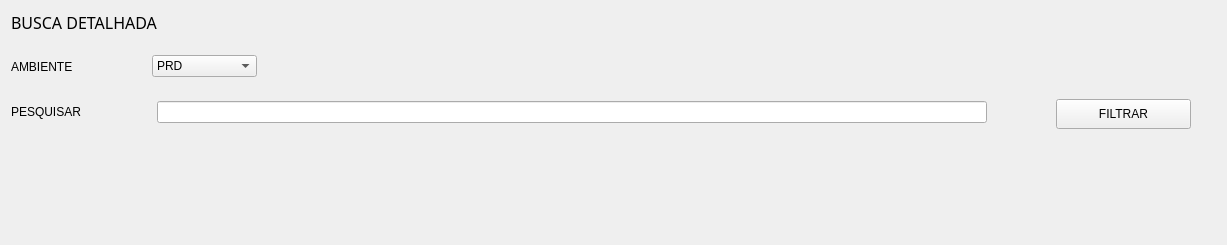
               <widget class="QWidget" name="page_Pesquisar">
                <layout class="QVBoxLayout" name="verticalLayout_7">
                 <item>
                  <layout class="QVBoxLayout" name="verticalLayout_5">
                   <item>
                    <widget class="QLabel" name="label_2">
                     <property name="font">
                      <font>
                       <family>Arial Black</family>
                       <pointsize>12</pointsize>
                       <weight>10</weight>
                       <italic>false</italic>
                       <bold>false</bold>
                      </font>
                     </property>
                     <property name="mouseTracking">
                      <bool>true</bool>
                     </property>
                     <property name="text">
                      <string>&lt;html&gt;&lt;head/&gt;&lt;body&gt;&lt;p&gt;BUSCA DETALHADA&lt;/p&gt;&lt;/body&gt;&lt;/html&gt;</string>
                     </property>
                    </widget>
                   </item>
                   <item>
                    <spacer name="verticalSpacer_2">
                     <property name="orientation">
                      <enum>Qt::Vertical</enum>
                     </property>
                     <property name="sizeType">
                      <enum>QSizePolicy::Maximum</enum>
                     </property>
                     <property name="sizeHint" stdset="0">
                      <size>
                       <width>20</width>
                       <height>15</height>
                      </size>
                     </property>
                    </spacer>
                   </item>
                   <item>
                    <layout class="QHBoxLayout" name="horizontalLayout_8">
                     <item>
                      <layout class="QHBoxLayout" name="horizontalLayout_9">
                       <item>
                        <widget class="QLabel" name="AMBIENTE">
                         <property name="minimumSize">
                          <size>
                           <width>120</width>
                           <height>0</height>
                          </size>
                         </property>
                         <property name="maximumSize">
                          <size>
                           <width>120</width>
                           <height>16777215</height>
                          </size>
                         </property>
                         <property name="text">
                          <string>AMBIENTE</string>
                         </property>
                        </widget>
                       </item>
                       <item>
                        <spacer name="horizontalSpacer_9">
                         <property name="orientation">
                          <enum>Qt::Horizontal</enum>
                         </property>
                         <property name="sizeType">
                          <enum>QSizePolicy::Maximum</enum>
                         </property>
                         <property name="sizeHint" stdset="0">
                          <size>
                           <width>15</width>
                           <height>20</height>
                          </size>
                         </property>
                        </spacer>
                       </item>
                       <item>
                        <widget class="QComboBox" name="cbbAmbiente">
                         <property name="sizePolicy">
                          <sizepolicy hsizetype="Maximum" vsizetype="Fixed">
                           <horstretch>0</horstretch>
                           <verstretch>0</verstretch>
                          </sizepolicy>
                         </property>
                         <property name="minimumSize">
                          <size>
                           <width>105</width>
                           <height>0</height>
                          </size>
                         </property>
                         <property name="maximumSize">
                          <size>
                           <width>140</width>
                           <height>16777215</height>
                          </size>
                         </property>
                         <property name="sizeAdjustPolicy">
                          <enum>QComboBox::AdjustToContents</enum>
                         </property>
                         <item>
                          <property name="text">
                           <string>PRD</string>
                          </property>
                         </item>
                         <item>
                          <property name="text">
                           <string>UAT</string>
                          </property>
                         </item>
                        </widget>
                       </item>
                      </layout>
                     </item>
                     <item>
                      <spacer name="horizontalSpacer_10">
                       <property name="orientation">
                        <enum>Qt::Horizontal</enum>
                       </property>
                       <property name="sizeType">
                        <enum>QSizePolicy::MinimumExpanding</enum>
                       </property>
                       <property name="sizeHint" stdset="0">
                        <size>
                         <width>850</width>
                         <height>23</height>
                        </size>
                       </property>
                      </spacer>
                     </item>
                    </layout>
                   </item>
                   <item>
                    <spacer name="verticalSpacer_3">
                     <property name="orientation">
                      <enum>Qt::Vertical</enum>
                     </property>
                     <property name="sizeType">
                      <enum>QSizePolicy::Maximum</enum>
                     </property>
                     <property name="sizeHint" stdset="0">
                      <size>
                       <width>20</width>
                       <height>13</height>
                      </size>
                     </property>
                    </spacer>
                   </item>
                   <item>
                    <layout class="QHBoxLayout" name="horizontalLayout_10">
                     <item>
                      <widget class="QLabel" name="label_32">
                       <property name="minimumSize">
                        <size>
                         <width>125</width>
                         <height>0</height>
                        </size>
                       </property>
                       <property name="text">
                        <string>PESQUISAR</string>
                       </property>
                      </widget>
                     </item>
                     <item>
                      <spacer name="horizontalSpacer_11">
                       <property name="orientation">
                        <enum>Qt::Horizontal</enum>
                       </property>
                       <property name="sizeType">
                        <enum>QSizePolicy::Maximum</enum>
                       </property>
                       <property name="sizeHint" stdset="0">
                        <size>
                         <width>15</width>
                         <height>20</height>
                        </size>
                       </property>
                      </spacer>
                     </item>
                     <item>
                      <widget class="QLineEdit" name="txtItem_Dados">
                       <property name="sizePolicy">
                        <sizepolicy hsizetype="Maximum" vsizetype="Fixed">
                         <horstretch>0</horstretch>
                         <verstretch>0</verstretch>
                        </sizepolicy>
                       </property>
                       <property name="minimumSize">
                        <size>
                         <width>830</width>
                         <height>0</height>
                        </size>
                       </property>
                       <property name="maximumSize">
                        <size>
                         <width>130</width>
                         <height>16777215</height>
                        </size>
                       </property>
                      </widget>
                     </item>
                     <item>
                      <spacer name="horizontalSpacer_41">
                       <property name="orientation">
                        <enum>Qt::Horizontal</enum>
                       </property>
                       <property name="sizeType">
                        <enum>QSizePolicy::Maximum</enum>
                       </property>
                       <property name="sizeHint" stdset="0">
                        <size>
                         <width>63</width>
                         <height>27</height>
                        </size>
                       </property>
                      </spacer>
                     </item>
                     <item>
                      <widget class="QPushButton" name="btnFiltroDados">
                       <property name="minimumSize">
                        <size>
                         <width>135</width>
                         <height>30</height>
                        </size>
                       </property>
                       <property name="maximumSize">
                        <size>
                         <width>135</width>
                         <height>25</height>
                        </size>
                       </property>
                       <property name="text">
                        <string>FILTRAR</string>
                       </property>
                       <property name="icon">
                        <iconset>
                         <normaloff>lupa.png</normaloff>lupa.png</iconset>
                       </property>
                      </widget>
                     </item>
                     <item>
                      <spacer name="horizontalSpacer_34">
                       <property name="orientation">
                        <enum>Qt::Horizontal</enum>
                       </property>
                       <property name="sizeType">
                        <enum>QSizePolicy::MinimumExpanding</enum>
                       </property>
                       <property name="sizeHint" stdset="0">
                        <size>
                         <width>25</width>
                         <height>20</height>
                        </size>
                       </property>
                      </spacer>
                     </item>
                    </layout>
                   </item>
                   <item>
                    <spacer name="verticalSpacer_4">
                     <property name="orientation">
                      <enum>Qt::Vertical</enum>
                     </property>
                     <property name="sizeType">
                      <enum>QSizePolicy::Maximum</enum>
                     </property>
                     <property name="sizeHint" stdset="0">
                      <size>
                       <width>20</width>
                       <height>13</height>
                      </size>
                     </property>
                    </spacer>
                   </item>
                   <item>
                    <widget class="QLabel" name="lblStatusProcesso">
                     <property name="text">
                      <string/>
                     </property>
                    </widget>
                   </item>
                   <item>
                    <spacer name="verticalSpacer_5">
                     <property name="orientation">
                      <enum>Qt::Vertical</enum>
                     </property>
                     <property name="sizeType">
                      <enum>QSizePolicy::Maximum</enum>
                     </property>
                     <property name="sizeHint" stdset="0">
                      <size>
                       <width>20</width>
                       <height>13</height>
                      </size>
                     </property>
                    </spacer>
                   </item>
                   <item>
                    <widget class="QLabel" name="lblHistoricoBancos">
                     <property name="sizePolicy">
                      <sizepolicy hsizetype="Expanding" vsizetype="Expanding">
                       <horstretch>0</horstretch>
                       <verstretch>0</verstretch>
                      </sizepolicy>
                     </property>
                     <property name="minimumSize">
                      <size>
                       <width>0</width>
                       <height>50</height>
                      </size>
                     </property>
                     <property name="mouseTracking">
                      <bool>true</bool>
                     </property>
                     <property name="styleSheet">
                      <string notr="true">border-color: rgb(240, 240, 240);</string>
                     </property>
                     <property name="text">
                      <string/>
                     </property>
                     <property name="alignment">
                      <set>Qt::AlignLeading|Qt::AlignLeft|Qt::AlignTop</set>
                     </property>
                     <property name="wordWrap">
                      <bool>true</bool>
                     </property>
                    </widget>
                   </item>
                   <item>
                    <spacer name="verticalSpacer_6">
                     <property name="orientation">
                      <enum>Qt::Vertical</enum>
                     </property>
                     <property name="sizeType">
                      <enum>QSizePolicy::Maximum</enum>
                     </property>
                     <property name="sizeHint" stdset="0">
                      <size>
                       <width>20</width>
                       <height>5</height>
                      </size>
                     </property>
                    </spacer>
                   </item>
                  </layout>
                 </item>
                </layout>
               </widget>
